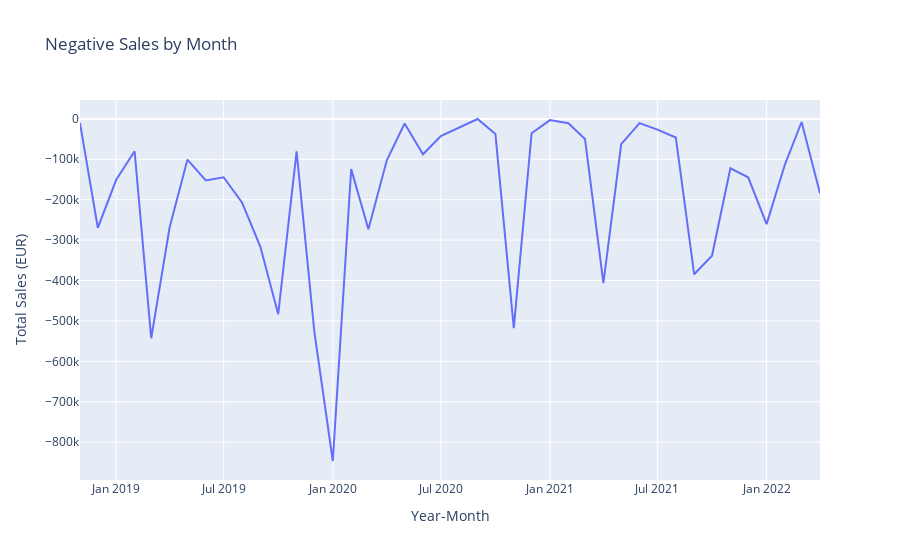

The notebook cell this image was saved under:
### Markdown cell above
<span style="background-color:#235987; padding:5px; border-radius:5px;">**Remarks**</span> <a id='sales-data'></a>

**Negative values for Sales** 
There seems to be no evident pattern for the negative sales values. These might be:
- **Dataset errors**: errors that occured during the recording of sales records.
- **Production errors**: errors that occured in the production of a certain product or product group.
- **Returns**: customer returns are associated with a refund, creating a negative cash flow for the company to offset the positive cash flow generated at the time of purchase.

### Code cell
negative_sales['Year_Month'] = negative_sales['DATE'].dt.to_period('M')
grouped_negative_sales_month = negative_sales.groupby('Year_Month')['Sales_EUR'].sum().reset_index()

grouped_negative_sales_month['Year_Month'] = grouped_negative_sales_month['Year_Month'].astype(str)

plot_sales(grouped_negative_sales_month, 'Year_Month', 'Sales_EUR', 'Negative Sales by Month', 'Year-Month', 'Total Sales (EUR)')

### Figure 1 — Plotly figure (JSON) as saved in the notebook; plotly's stock layout.template omitted (floating-point values rounded to 4 significant figures)
{"data": [{"hovertemplate": "Year-Month=%{x}<br>Total Sales (EUR)=%{y}<extra></extra>", "legendgroup": "", "line": {"color": "#636efa", "dash": "solid"}, "marker": {"symbol": "circle"}, "mode": "lines", "name": "", "orientation": "v", "showlegend": false, "type": "scatter", "x": ["2018-11", "2018-12", "2019-01", "2019-02", "2019-03", "2019-04", "2019-05", "2019-06", "2019-07", "2019-08", "2019-09", "2019-10", "2019-11", "2019-12", "2020-01", "2020-02", "2020-03", "2020-04", "2020-05", "2020-06", "2020-07", "2020-08", "2020-09", "2020-10", "2020-11", "2020-12", "2021-01", "2021-02", "2021-03", "2021-04", "2021-05", "2021-06", "2021-07", "2021-08", "2021-09", "2021-10", "2021-11", "2021-12", "2022-01", "2022-02", "2022-03", "2022-04"], "xaxis": "x", "y": [-10330.0, -269500.0, -150800.0, -80070.0, -542900.0, -268900.0, -101000.0, -152600.0, -144500.0, -206800.0, -316500.0, -483300.0, -80640.0, -528100.0, -846700.0, -124400.0, -273300.0, -102500.0, -11390.0, -87620.0, -42620.0, -21110.0, -280.9, -37480.0, -517700.0, -35590.0, -2942.0, -10790.0, -49610.0, -406800.0, -62610.0, -10410.0, -26530.0, -45970.0, -384600.0, -338600.0, -122300.0, -144600.0, -260500.0, -112300.0, -7714.0, -184300.0], "yaxis": "y"}], "layout": {"legend": {"tracegroupgap": 0}, "title": {"text": "Negative Sales by Month"}, "xaxis": {"anchor": "y", "domain": [0, 1], "title": {"text": "Year-Month"}}, "yaxis": {"anchor": "x", "domain": [0, 1], "title": {"text": "Total Sales (EUR)"}}}}
